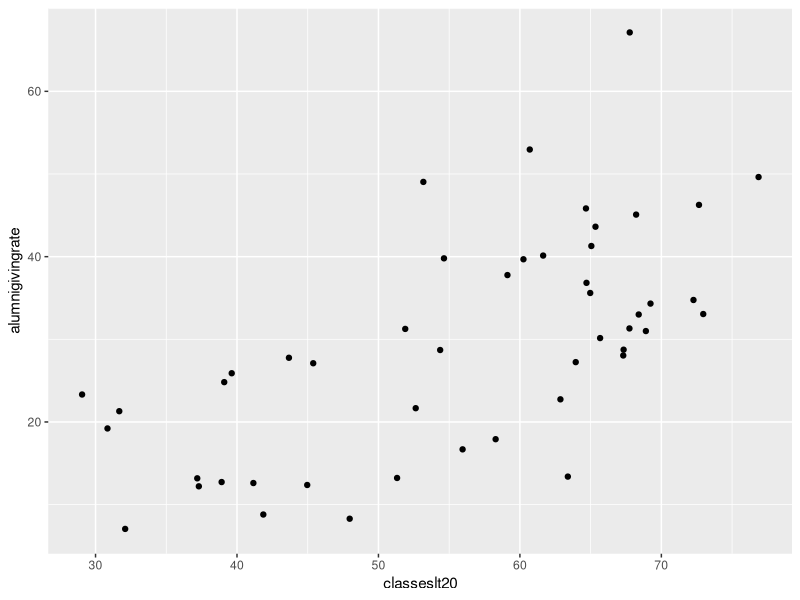
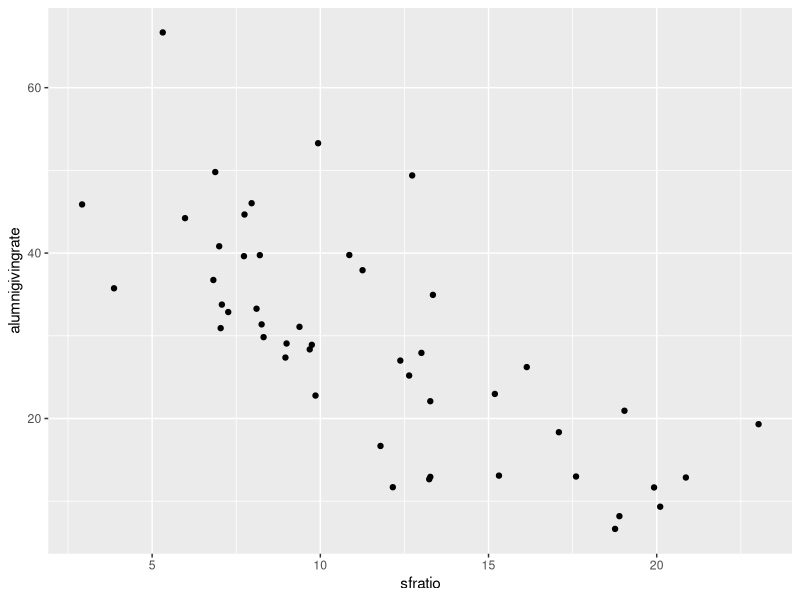
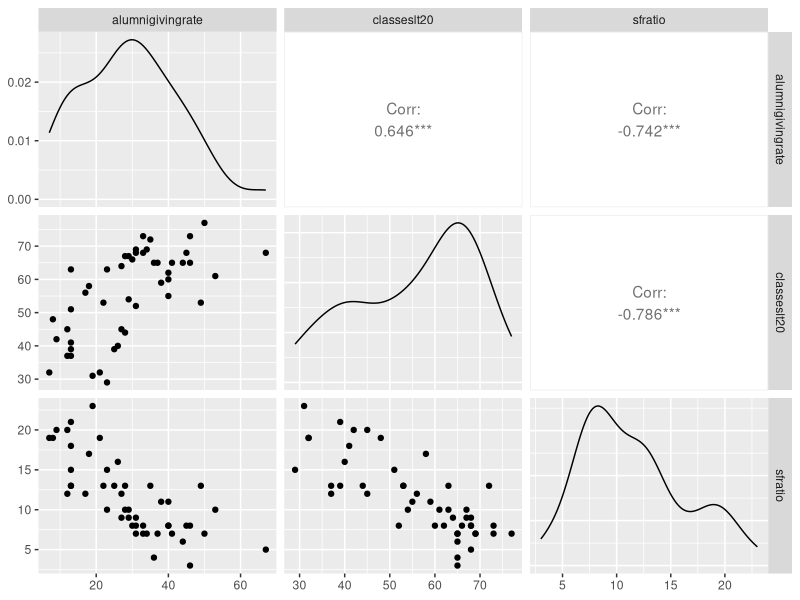

These figures' R source, in order:
library(tidyverse)
library(here)
library(ggthemes)
library(GGally)

#BUAN5510
alumni <- read_csv(here("raw_data","Alumni.csv"))
summary(alumni)

alumni %>% ggplot(aes(classeslt20,alumnigivingrate)) + geom_jitter()
alumni %>% ggplot(aes(sfratio,alumnigivingrate)) + geom_jitter()


alumni %>% ggpairs(columns = c("alumnigivingrate","classeslt20","sfratio"))

# The linear approximation appears to make sence in this scenario

#2 - use summarise

mean(alumni$classeslt20)
sd(alumni$classeslt20)
min(alumni$classeslt20)
max(alumni$classeslt20)

mean(alumni$sfratio)
sd(alumni$sfratio)
min(alumni$sfratio)
max(alumni$sfratio)

mean(alumni$alumnigivingrate)
sd(alumni$alumnigivingrate)
min(alumni$alumnigivingrate)
max(alumni$alumnigivingrate)

model_1 <- lm(alumnigivingrate~classeslt20,data = alumni)
summary(model_1)
# The independent variable has a positive slope as expected with the graph; The b1 is statistic
#significant at almost 100% but the H0 for b0 is not statistic significant
#R2 is 42% which means that 42% of the variability of giving rates is explanied by the variability of Classes 
#with less than 20 students

model_2 <- lm(alumnigivingrate~sfratio,data = alumni)
summary(model_2)
# The independent variable has a negative slope as expected with the graph; The b1 is statistic
#significant at almost 100% as well as b0
#R2 is 55% which means that 55% of the variability of giving rates is explanied by the variability of  
#student facult ratio.

#both variables are related to the size of school professors to students, so it is expected that both 
#variables are dependent. The Correl between them is -0.79 